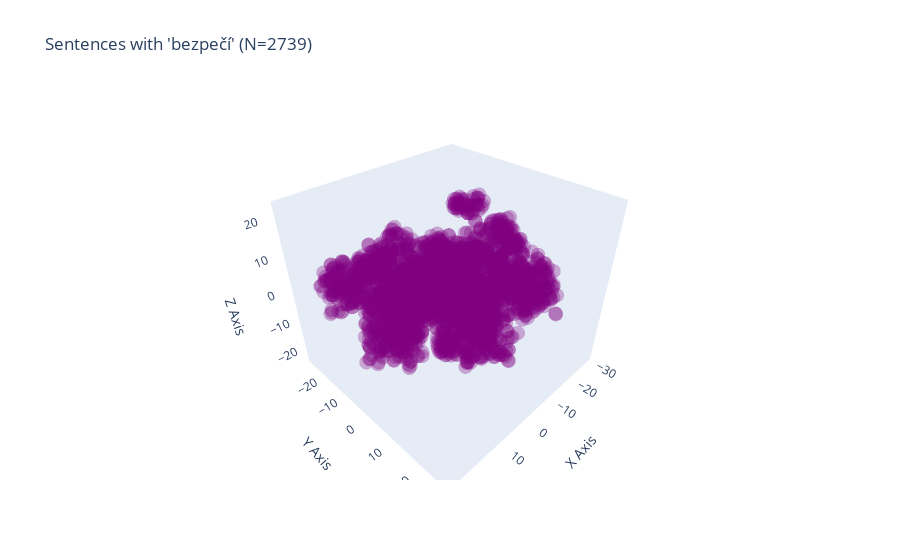

Notebook code for this chart:
### Code cell
title = "Sentences with 'bezpečí' (N={})".format(len(sentences))
fig = go.Figure(data=go.Scatter3d(
    x=xs,
    y=ys,
    z=zs,
    mode='markers',
    marker=dict(
        size=5,
        color='purple',
        opacity=0.3
    ),
    text=hover_text,  # use mapped hover text
    hoverinfo='text',  # ensure only the text field is displayed on hover
))

fig.update_layout(
    title=title,
    scene=dict(
        xaxis=dict(title='X Axis', showgrid=False, showline=False, zeroline=False),
        yaxis=dict(title='Y Axis', showgrid=False, showline=False, zeroline=False),
        zaxis=dict(title='Z Axis', showgrid=False, showline=False, zeroline=False)
    )
)

### Figure 1 — Plotly figure (JSON) as saved in the notebook; plotly's stock layout.template omitted (floating-point values rounded to 4 significant figures; data arrays with more than 128 entries replaced by an {"elided": "..."} marker saying what was removed)
{"data": [{"hoverinfo": "text", "marker": {"color": "purple", "opacity": 0.3, "size": 5}, "mode": "markers", "text": {"elided": "2739 str values"}, "x": {"elided": "2739 float values"}, "y": {"elided": "2739 float values"}, "z": {"elided": "2739 float values"}, "type": "scatter3d"}], "layout": {"scene": {"xaxis": {"title": {"text": "X Axis"}, "showgrid": false, "showline": false, "zeroline": false}, "yaxis": {"title": {"text": "Y Axis"}, "showgrid": false, "showline": false, "zeroline": false}, "zaxis": {"title": {"text": "Z Axis"}, "showgrid": false, "showline": false, "zeroline": false}}, "title": {"text": "Sentences with 'bezpečí' (N=2739)"}}}
